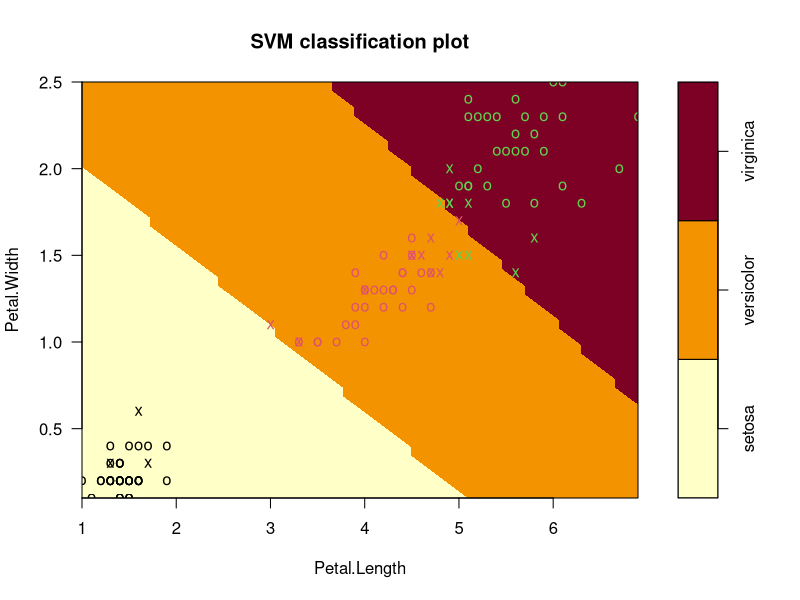
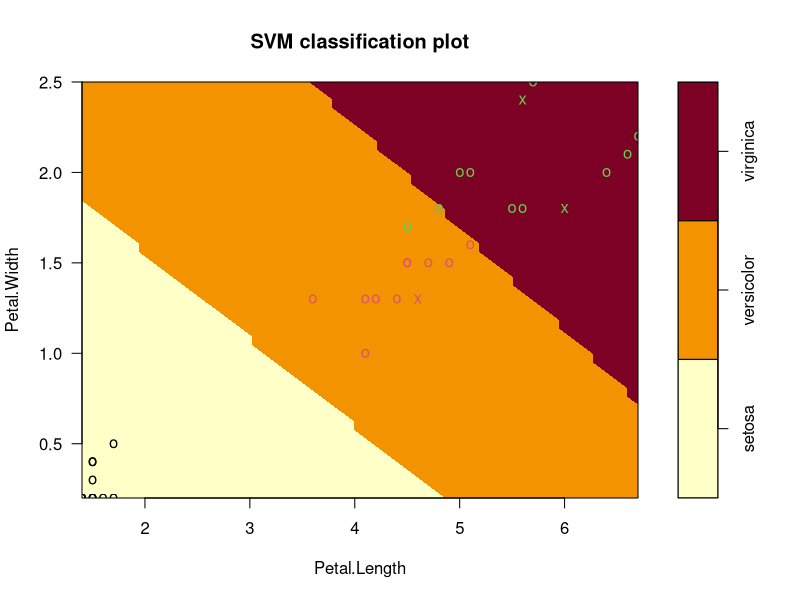

Write R code to recreate these figures, in order.
data=iris
str(data)
summary(data)
library(caTools)
set.seed(123)
split=sample.split(data$Species,SplitRatio = 0.75)
training_set=subset(data,split==TRUE)
test_set=subset(data,split==FALSE)
library(e1071)
?svm
classifier=svm(formula=Species ~.,data=training_set,type='C-classification',kernel='linear')
y_pred=predict(classifier,newdata=test_set[-5])
plot(classifier,training_set,Petal.Width~Petal.Length,slice = list(Sepal.Width=3,Sepal.Length=4))
plot(classifier,test_set,Petal.Width~Petal.Length,slice = list(Sepal.Width=3,Sepal.Length=4))
cm=table(test_set[, 5],y_pred)
cm
1-sum(diag(cm))/sum(cm)
tab1=cm
error=1-(sum(diag(tab1))/sum(tab1))
accuracy=sum(diag(tab1))/sum(tab1)
accuracy
precision=tab1[1]/(tab1[1]+tab1[2])
recall=tab1[1]/(tab1[1]+tab1[3])
f1=(2*precision*recall)/(precision+recall)
f1
